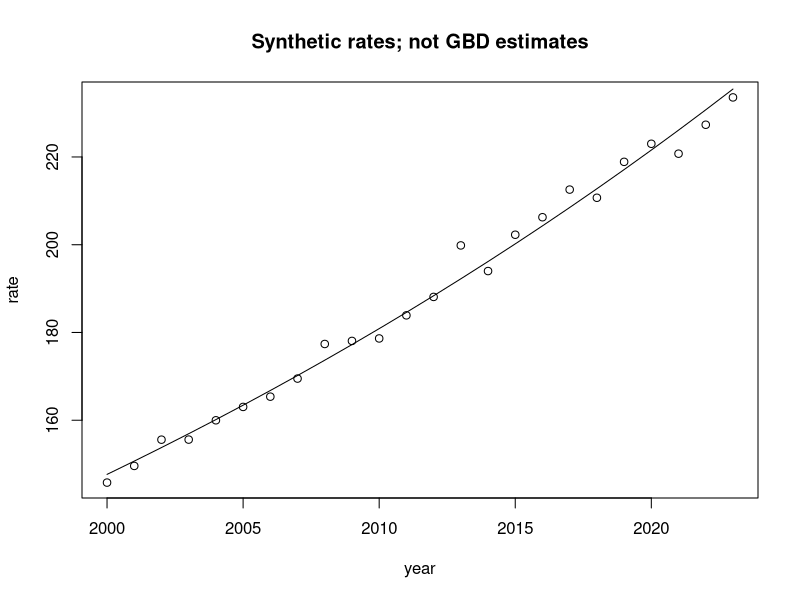

R code for this plot:
# Every numerical dataset generated below is SYNTHETIC.
out<-'outputs/phase6';dir.create(out,recursive=TRUE,showWarnings=FALSE)
weights<-c(.8,.2);rates<-c(100,1000)
stopifnot(sum(weights)==1,sum(weights*rates)==280)
write.csv(data.frame(raw=sum(c(.9,.1)*rates),ASR=sum(weights*rates)),file.path(out,'M27_standardization.csv'),row.names=FALSE)
set.seed(271115);year<-2000:2023;rate<-exp(5+.02*(year-2000)+rnorm(length(year),0,.015))
m<-lm(log(rate)~year); ci<-confint(m)['year',]
write.csv(data.frame(EAPC=100*expm1(coef(m)['year']),lower=100*expm1(ci[1]),upper=100*expm1(ci[2])),file.path(out,'M27_EAPC_synthetic.csv'),row.names=FALSE)
png(file.path(out,'M27_trend_synthetic.png'),1200,800);plot(year,rate,main='Synthetic rates; not GBD estimates');lines(year,exp(fitted(m)));dev.off()
old<-list(N=1000,s=c(.8,.2),r=c(.01,.04));new<-list(N=1200,s=c(.7,.3),r=c(.008,.03))
f<-function(x)x$N*sum(x$s*x$r)
perms<-list(c('N','s','r'),c('N','r','s'),c('s','N','r'),c('s','r','N'),c('r','N','s'),c('r','s','N'))
scores<-setNames(rep(0,3),names(old))
for(ord in perms){state<-old;for(nm in ord){before<-f(state);state[[nm]]<-new[[nm]];scores[nm]<-scores[nm]+f(state)-before}}
scores<-scores/length(perms)
stopifnot(abs(sum(scores)-(f(new)-f(old)))<1e-12,abs(f(new)-17.52)<1e-12)
write.csv(data.frame(component=names(scores),change=as.numeric(scores)),file.path(out,'M27_shapley_synthetic.csv'),row.names=FALSE)
# Descriptive binned lower envelope, NOT a validated frontier model.
sdi<-seq(.2,.9,length.out=30);asr<-1000*(1-sdi)+runif(30,0,250)
bin<-cut(sdi,breaks=seq(.1,1,by=.1));frontier<-ave(asr,bin,FUN=min)
write.csv(data.frame(sdi,asr,bin,descriptive_lower_envelope=frontier),file.path(out,'M27_SDI_synthetic.csv'),row.names=FALSE)
print(scores)
